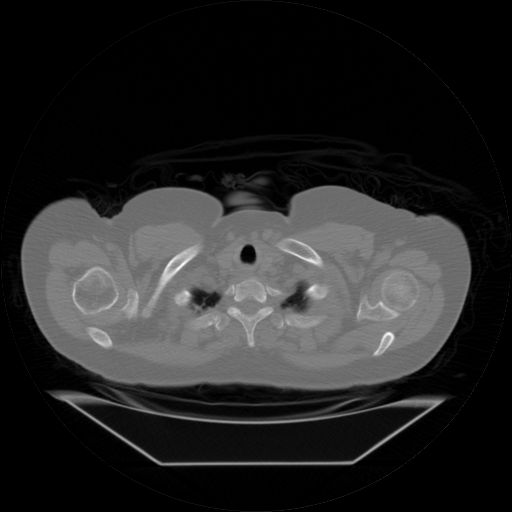
#> input picture DataCamp/Python/courses/biomedical-image-analysis-in-python/datasets/tcia-chest-ct-sample/chest-220.dcm, 512 x 512 px, given in place of hand.png, which was not available
$ jupyter execute --allow-errors chapter_02.ipynb
#> lines starting #> are read from the running program, lines starting #| are printed output that depends on the picture; after the words box and inside, x2 and y2 are one past the last pixel; in counts of white or black regions, pixels touching at a corner belong together; pictures that were not available may be replaced by others from this repository, and a replacement may not be noted
[cell 1]
# run this to shorten the data import from the files
import os
cwd = os.path.dirname(os.getcwd())+'/'
path_data = os.path.join(os.path.dirname(os.getcwd()), 'datasets/')

[cell 2]
import imageio
import numpy as np
import matplotlib.pyplot as plt

[cell 3]
def format_and_render_plot():
    '''Custom function to simplify common formatting operations for exercises. Operations include:
    1. Turning off axis grids.
    2. Calling `plt.tight_layout` to improve subplot spacing.
    3. Calling `plt.show()` to render plot.'''
    fig = plt.gcf()
    fig.axes[0].axis('off')
    plt.tight_layout()
    plt.show()

[cell 4]
# exercise 01

"""
Intensity

In this chapter, we will work with a hand radiograph from a 2017 Radiological Society of North America competition. X-ray absorption is highest in dense tissue such as bone, so the resulting intensities should be high. Consequently, images like this can be used to predict "bone age" in children.

To start, let's load the image and check its intensity range.

The image datatype determines the range of possible intensities: e.g., 8-bit unsigned integers (uint8) can take values in the range of 0 to 255. A colorbar can be helpful for connecting these values to the visualized image.

All exercises in this chapter have the following imports:

import imageio
import numpy as np
import matplotlib.pyplot as plt

"""

# Instructions

"""

    Load the image "hand-xray.jpg" using imageio.
    Print the image's data type (dtype), minimum (min()) and maximum intensity (max()).
    Plot the image using plt.imshow(). Explicitly set the colormap's minimum (0) and maximum (255) values using the vmin and vmax arguments.
    Add a colorbar using plt.colorbar(), then render the plot using the custom function format_and_render_plot(). This has been done for you.


"""

# solution

# Load the hand radiograph
im = imageio.imread(path_data+'hand.png')
#> im is the input picture: shape (512, 512) int16; min -1000, max 1102, mean -679.3
print('Data type:', im.dtype)
#| Data type: int16
print('Min. value:', im.min())
#| Min. value: -1000
print('Max value:', im.max())
#| Max value: 1102

# Plot the grayscale image
plt.imshow(im, vmin=0, vmax=255, cmap='gray')
plt.colorbar()
format_and_render_plot()
#> in format_and_render_plot, `plt.show()`:
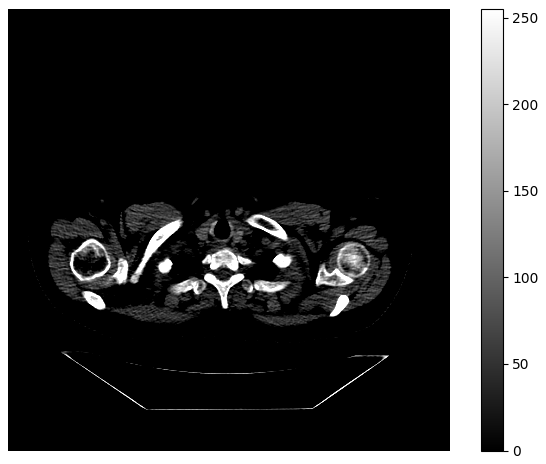
#> figure drawn by matplotlib, 2 panels

#----------------------------------#

# Conclusion

"""
Good work! Although only a coarse descriptor, the range of intensities can help you get a quick feel for your image's content.
"""

[cell 5]
# exercise 02

"""
Histograms

Histograms display the distribution of values in your image by binning each element by its intensity then measuring the size of each bin.

The area under a histogram is called the cumulative distribution function. It measures the frequency with which a given range of pixel intensities occurs.

For this exercise, describe the intensity distribution in im by calculating the histogram and cumulative distribution function and displaying them together.
"""

# Instructions

"""


    Import scipy.ndimage as ndi.

    Generate a 256-bin histogram of im which covers the full range of np.uint8 values.

    Calculate the cumulative distribution function for im. First, find the cumulative sum of hist, then divide by the total number of pixels in hist.

    Plot hist and cdf on separate subplots. This has been done for you.

"""

# solution

# Import SciPy's "ndimage" module
import scipy.ndimage as ndi

# Create a histogram, binned at each possible value
hist = ndi.histogram(im, min=0, max=255, bins=256)
#> hist = 256 values, max 394 at index 46, min 15 at index 252, mean 118.1

# Create a cumulative distribution function
cdf = hist.cumsum() / hist.sum()
#> cdf = 256 values from 0.00708 to 1

# Plot the histogram and CDF
fig, axes = plt.subplots(2, 1, sharex=True, sharey=False)
axes[0].plot(hist, label='Histogram')
axes[1].plot(cdf, label='CDF')
plt.xticks(range(0,256, 10), rotation=90)
format_and_render_plot()

#----------------------------------#

# Conclusion

"""
Great work. You can see the data is clumped into a few separate distributions, consisting of background noise, skin, bone, and artifacts. Sometimes we can separate these well with global thresholds (foreground/background); other times the distributions overlap quite a bit (skin/bone).
"""

[cell 6]
hist = ndi.histogram(im, min=0, max=255, bins=256)
cdf = hist.cumsum() / hist.sum()
#> (the rest of this cell did not finish here and is left out)

[cell 7]
plt.imshow(im, cmap='gray')

[cell 8]
plt.plot(hist)
#> figure, not shown here; curve peaks at x = 46, y = 394

[cell 9]
# exercise 03

"""
Create a mask

Masks are the primary method for removing or selecting specific parts of an image. They are binary arrays that indicate whether a value should be included in an analysis. Typically, masks are created by applying one or more logical operations to an image.

For this exercise, try to use a simple intensity threshold to differentiate between skin and bone in the hand radiograph. (im has been equalized to utilize the whole intensity range.)

Below is the histogram of im colored by the segments we will plot.

Histogram of equalized foot x-ray
"""

# Instructions

"""

    Create a bone mask by selecting pixels with intensities greater than or equal to 145.
    Create a skin mask by selecting pixels with intensities greater than or equal to 45 and less than 145.
    Plot the skin and bone masks in grayscale.


"""

# solution

# Create skin and bone masks
mask_bone = im >= 200
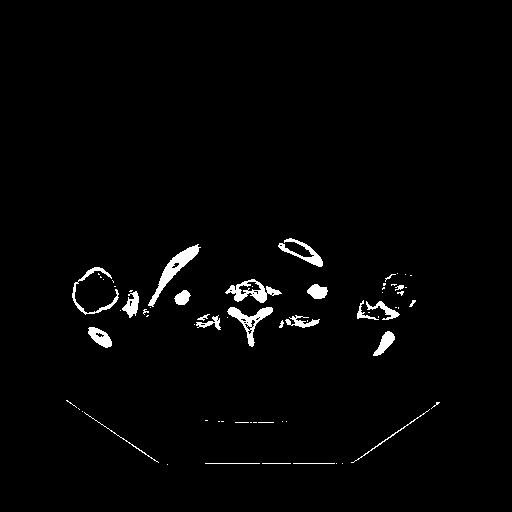
#> mask_bone: shape (512, 512) bool; 1.9% white; 67 white regions (43 under 20 px), largest, box (x1, y1, x2, y2) and area: (148, 244, 201, 307) 705, (225, 279, 282, 303) 537, (227, 307, 273, 347) 524
mask_skin = (im >=45) & (im < 200)
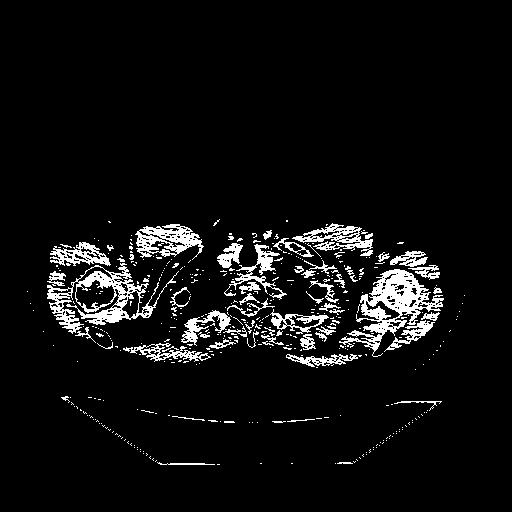
#> mask_skin: shape (512, 512) bool; 6.2% white; 435 white regions (373 under 20 px), largest, box (x1, y1, x2, y2) and area: (339, 269, 444, 357) 2809, (47, 263, 179, 334) 2491, (135, 224, 204, 260) 1220

# Plot the skin (0) and bone (1) masks
fig, axes = plt.subplots(1,2)
axes[0].imshow(mask_skin, cmap='gray')
axes[1].imshow(mask_bone, cmap='gray')
format_and_render_plot()

#----------------------------------#

# Conclusion

"""
Well done! You can chain logic together to make some quite complex masks.
"""

[cell 10]
# exercise 04

"""
Apply a mask

Although masks are binary, they can be applied to images to filter out pixels where the mask is False.

NumPy's where() function is a flexible way of applying masks. It takes three arguments:

np.where(condition, x, y)

condition, x and y can be either arrays or single values. This allows you to pass through original image values while setting masked values to 0.

Let's practice applying masks by selecting the bone-like pixels from the hand x-ray (im).
"""

# Instructions

"""

    Create a Boolean bone mask by selecting pixels greater than or equal to 145.
    Apply the mask to your image using np.where(). Values not in the mask should be set to 0.
    Create a histogram of the masked image. Use the following arguments to select only non-zero pixels: min=1, max=255, bins=255.
    Plot the masked image and the histogram. This has been done for you.

"""

# solution

# Import SciPy's "ndimage" module
import scipy.ndimage as ndi

# Screen out non-bone pixels from "im"
mask_bone = im >= 145
#> mask_bone: shape (512, 512) bool; 2.6% white; 51 white regions (34 under 20 px), largest, box (x1, y1, x2, y2) and area: (357, 272, 417, 321) 950, (142, 244, 201, 318) 842, (225, 277, 282, 303) 743
im_bone = np.where(im >= 145, im, 0)
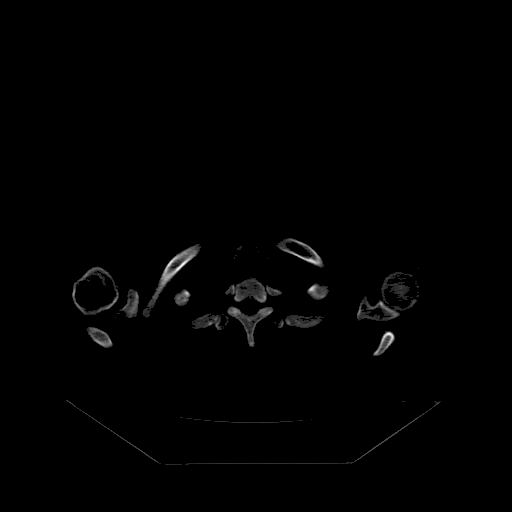
#> im_bone: shape (512, 512) int16; min 0, max 1102, mean 8; drawn with min black and max white

# Get the histogram of bone intensities
hist = ndi.histogram(im_bone, min=1, max=255, bins=255)
#> hist = 255 values, max 53 at index 193, min 0 at index 0, mean 13.78

# Plot masked image and histogram
fig, axes = plt.subplots(2,1)
axes[0].imshow(im_bone)
axes[1].plot(hist)
format_and_render_plot()
#> in format_and_render_plot (call 4), `plt.show()`:
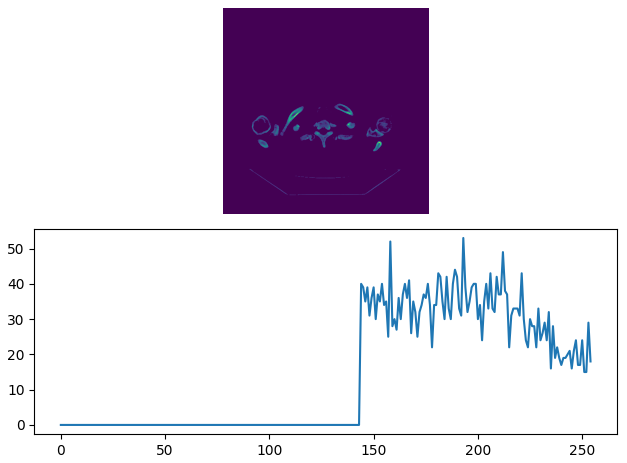
#> figure drawn by matplotlib, 2 panels; panel 2: curve peaks at x = 193, y = 53

#----------------------------------#

# Conclusion

"""
Nice! Sometimes simpler methods for applying a mask such as multiplication (e.g., im * mask_bone) will meet your needs, but np.where() is an excellent tool to have in your arsenal.
"""

[cell 11]
# exercise 05

"""
Tune a mask

Imperfect masks can be tuned through the addition and subtraction of pixels. SciPy includes several useful methods for accomplishing these ends. These include:

    binary_dilation: Add pixels along edges
    binary_erosion: Remove pixels along edges
    binary_opening: Erode then dilate, "opening" areas near edges
    binary_closing: Dilate then erode, "filling in" holes

For this exercise, create a bone mask then tune it to include additional pixels.

For the remaining exercises, we have run the following import for you:

import scipy.ndimage as ndi

"""

# Instructions

"""

    Create a bone by selecting pixels from im that are greater than or equal to 145.
    Use ndi.binary_dilation() to increase the size of mask_bone. Set the number of iterations to 5 to perform the dilation multiple times.
    Use ndi.binary_closing() to fill in holes in mask_bone. Set the number of iterations to 5 to holes up to 10 pixels wide.
    Plot the original and tuned masks.

"""

# solution

# Create and tune bone mask
mask_bone = im >= 200
mask_dilate = ndi.binary_dilation(mask_bone, iterations=5)
#> mask_dilate: shape (512, 512) bool; 6.8% white; 13 white regions, largest, box (x1, y1, x2, y2) and area: (67, 239, 206, 323) 3924, (189, 274, 287, 352) 3253, (200, 397, 445, 469) 2618
mask_closed = ndi.binary_closing(mask_bone, iterations=5)
#> mask_closed: shape (512, 512) bool; 2.4% white; 38 white regions (20 under 20 px), largest, box (x1, y1, x2, y2) and area: (225, 279, 282, 347) 1380, (120, 244, 201, 318) 1133, (278, 238, 323, 267) 610

# Plot masked images
fig, axes = plt.subplots(1,3)
axes[0].imshow(mask_bone)
axes[1].imshow(mask_dilate)
axes[2].imshow(mask_closed)
format_and_render_plot()

#----------------------------------#

# Conclusion

"""
Very nice! Dilation, erosion, and closing are useful techniques when you want to fine-tune your masks.
"""

[cell 12]
# exercise 06

"""
Filter convolutions

Filters are an essential tool in image processing. They allow you to transform images based on intensity values surrounding a pixel, rather than globally.

2D array convolution. By Michael Plotke [CC BY-SA 3.0 (https://creativecommons.org/licenses/by-sa/3.0)], from Wikimedia Commons

For this exercise, smooth the foot radiograph. First, specify the weights to be used. (These are called "footprints" and "kernels" as well.) Then, convolve the filter with im and plot the result.
"""

# Instructions

"""
Create a three by three array of filter weights. Set each element to 0.11 to perform mean filtering (also called "uniform filtering").
---
Convolve im with weights using ndi.convolve().
---
Plot the original and mean-filtered images.
"""

# solution

# Set filter weights
weights = [[0.11, 0.11, 0.11],
           [0.11, 0.11, 0.11],
           [0.11, 0.11, 0.11]]

# Convolve the image with the filter
im_filt = ndi.convolve(im, weights)

# Plot the images
fig, axes = plt.subplots(1,2)
axes[0].imshow(im, cmap='gray')
axes[1].imshow(im_filt, cmap='gray')
format_and_render_plot()

#----------------------------------#

# Conclusion

"""
Great. The size and pattern of the filter weights control the effect it will have on your image.
"""

[cell 13]
# exercise 07

"""
Filter functions

Convolutions rely on a set of weights, but filtering can also be done using functions such as the mean, median and maximum. Just like with convolutions, filter functions will update each pixel value based on its local neighborhood.

Consider the following lines of code:

im = np.array([[93, 36,  87],
               [18, 49,  51],
               [45, 32,  63]])

im_filt = ____

assert im_filt[1,1] == 49

Which of the following statements should go in the blank so that the assert statement evaluates to True?
"""

# Instructions

"""
Possible answers:

    ndi.maximum_filter(im, size=3)

    ndi.uniform_filter(im, size=3)

    ndi.percentile_filter(im, 60, size=3)

    ndi.median_filter(im, size=3)
"""

# solution

tt = np.array([[93, 36,  87],
               [18, 49,  51],
               [45, 32,  63]])

im_filt = ndi.median_filter(tt, size=3)

assert im_filt[1,1] == 49

#----------------------------------#

# Conclusion

"""
Great job! The median filter will return the median value of the 3x3 neighborhood. Note that the values on the edges will vary based on the mode setting of your filter.
"""

[cell 14]
# exercise 08

"""
Smoothing

Smoothing can improve the signal-to-noise ratio of your image by blurring out small variations in intensity. The Gaussian filter is excellent for this: it is a circular (or spherical) smoothing kernel that weights nearby pixels higher than distant ones.
(https://en.wikipedia.org/wiki/Signal-to-noise_ratio)
The width of the distribution is controlled by the sigma argument, with higher values leading to larger smoothing effects.

For this exercise, test the effects of applying Gaussian filters to the foot x-ray before creating a bone mask.
"""

# Instructions

"""

    Convolve im with Gaussian filters of size sigma=1 and sigma=3.
    Plot the "bone masks" of im, im_s1, and im_s3 (i.e., where intensities are greater than or equal to 145).

"""

# solution

# Smooth "im" with Gaussian filters
im_s1 = ndi.gaussian_filter(im, sigma=1)
im_s3 = ndi.gaussian_filter(im, sigma=3)
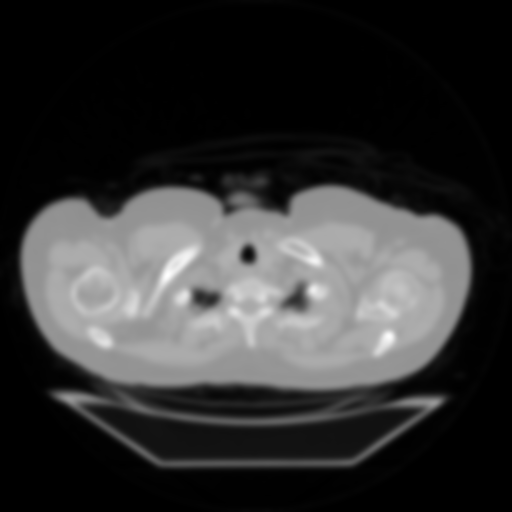
#> im_s3: shape (512, 512) int16; min -1000, max 558, mean -678.7; drawn with min black and max white

# Draw bone masks of each image
fig, axes = plt.subplots(1,3)
axes[0].imshow(im >= 200)
axes[1].imshow(im_s1 >= 200)
axes[2].imshow(im_s3 >= 200)
format_and_render_plot()
#> in format_and_render_plot (call 7), `plt.show()`:
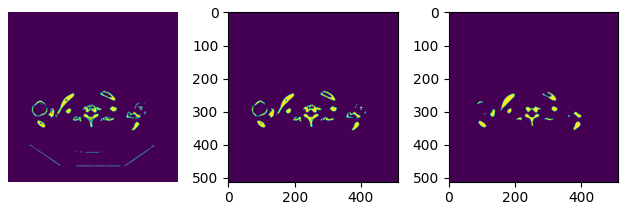
#> figure drawn by matplotlib, 3 panels

#----------------------------------#

# Conclusion

"""
Great work! Many analyses can benefit from an initial smoothing of the data.
"""

[cell 15]
# exercise 09

"""
Detect edges (1)

Filters can also be used as "detectors." If a part of the image fits the weighting pattern, the returned value will be very high (or very low).

In the case of edge detection, that pattern is a change in intensity along a plane. A filter detecting horizontal edges might look like this:

weights = [[+1, +1, +1],
           [ 0,  0,  0],
           [-1, -1, -1]]

For this exercise, create a vertical edge detector and see how well it performs on the hand x-ray (im).
"""

# Instructions

"""

    Create a 3x3 array of filter weights that detects when intensity changes from the left to right. Use only the values 1, 0 and -1.
    Convolve im with the edge detector.
    Plot the horizontal edges with the seismic colormap. Use vmin=-150 and vmax=150 to control adjust your colormap scale.
    Add a colorbar and render the results.

"""

# solution

# Set weights to detect vertical edges
weights = [[1, 0, -1], [1, 0, -1], [1, 0, -1]]

# Convolve "im" with filter weights
edges = ndi.convolve(im, weights)

# Draw the image in color
plt.imshow(edges, cmap='seismic', vmin=-150, vmax=150)
plt.colorbar()
format_and_render_plot()
#> in format_and_render_plot (call 8), `plt.show()`:
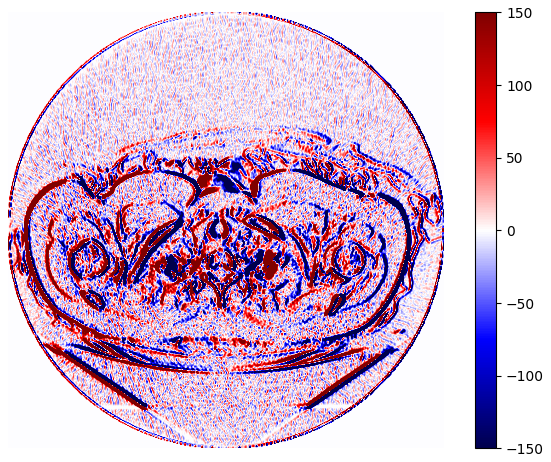
#> figure drawn by matplotlib, 2 panels

#----------------------------------#

# Conclusion

"""
Pretty cool, right? Take a close look at where the edges are - and are not - highlighted to reinforce your understanding of how this detector works.
"""

[cell 16]
# exercise 10

"""
Detect edges (2)

Edge detection can be performed along multiple axes, then combined into a single edge value. For 2D images, the horizontal and vertical "edge maps" can be combined using the Pythagorean theorem:

One popular edge detector is the Sobel filter. The Sobel filter provides extra weight to the center pixels of the detector:
(https://en.wikipedia.org/wiki/Sobel_operator)
weights = [[ 1,  2,  1],
           [ 0,  0,  0],
           [-1, -2, -1]]

For this exercise, improve upon your previous detection effort by merging the results of two Sobel-filtered images into a composite edge map.
"""

# Instructions

"""

    Apply ndi.sobel() to im along the first and second axes.
    Calculate the overall edge magnitude using the Pythagorean theorem. Use np.sqrt() and np.square().
    Display the magnitude image. Use a grayscale colormap and set vmax to 75.

"""

# solution

# Apply Sobel filter along both axes
sobel_ax0 = ndi.sobel(im, axis=0)
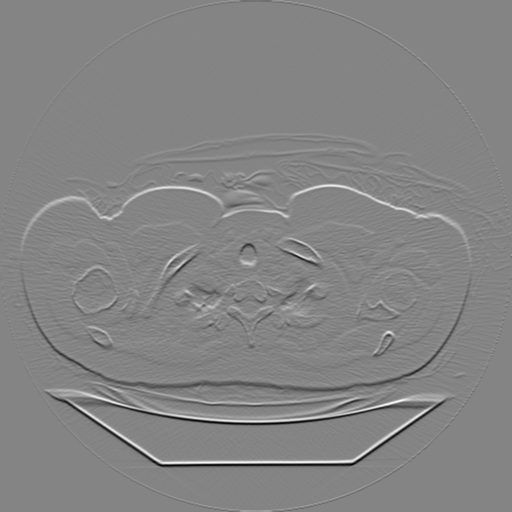
#> sobel_ax0: shape (512, 512) int16; min -4135, max 3827, mean 0; drawn with min black and max white
sobel_ax1 = ndi.sobel(im, axis=1)

# Calculate edge magnitude
edges = np.sqrt(np.square(sobel_ax0)+ np.square(sobel_ax1))
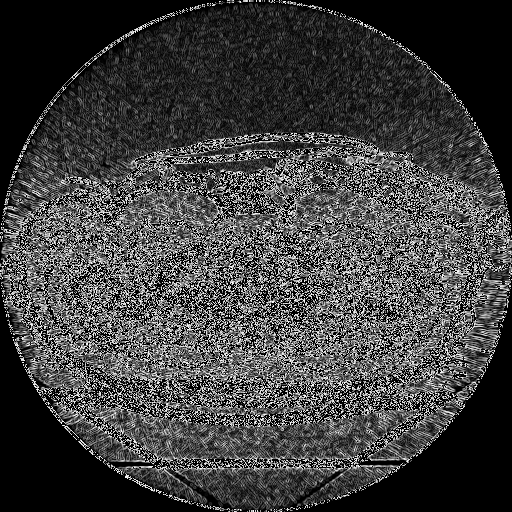
#> edges: shape (512, 512) float32; 14.19% of the values are NaN or infinite; the others: min 0, max 181, mean 53.26; drawn with min black, max white, NaN and infinite black

# Plot edge magnitude
plt.imshow(edges, cmap='gray', vmax=75)
format_and_render_plot()

#----------------------------------#

# Conclusion

"""
Congratulations! In this chapter, you learned how to modify and extract parts of images based on their location and intensity. You are now ready to begin analyzing individual images!
"""
